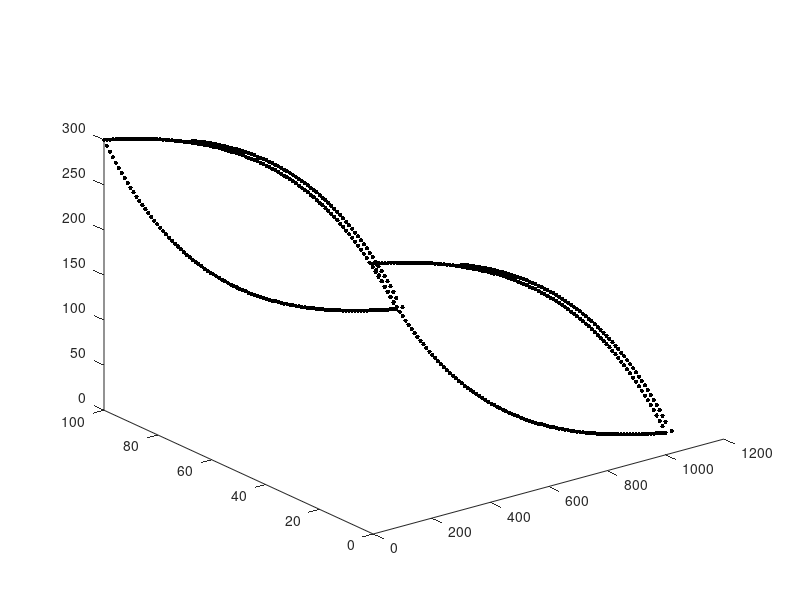

MATLAB code to generate this figure: (Note: this script raises an error after producing the figure.)
%% Here's how the node list is going to be set up:
%  . == basal nodes
%  o == surface nodes
% (xxx) == node # in node list 
%
%       o(2*b+s+1)____
%      /              ____
% (2*b+1)  .(b+1)         ---_____             
%    o____                         --------____   (2*b + 2*s)        
%  ./         ------_________                ----____o
%  1\____                    ___________________    / \. (2*b)
%        \__________                            ---o  /(2*b + s)
%                   -----------____________________\./ (b)
%
%%
clear;clf;
% first: what are you going to call this poly file?
str = 'lense3D_endeb3.poly';

x_nodes = 100;                           % number nodes in X-dir
L = 1000;                                % length of domain in X-dir
x = linspace(0,L,x_nodes);               % X-dir


% simple testing:
% bas = zeros(length(x),1);
% srf = 100*ones(length(x),1);
% srf = srf(2:end-1);
% xsrf = x(2:end-1);

basal = 300*exp(-x/400);            % basal position function
a =  -28.3223;                      % ???
n_basal = 2.37e-03;                 % ???
c = 328.3223;                       % ???
surface = a*exp(n_basal*x)+c;       % surface position function
surface = surface(2:end-1);         % trimming the surface topo
x_surface = x(2:end-1);             % x corresponding to # surface pts.
%% dz determination

debris_start = 300;
debris_thickness = 20;
englacial_debris_start = 350;
englacial_debris_thickness = 10;
debris_thickness = 10;
xmax = max(x);


xdebris = x(x > debris_start);
zdebris = [surface(x_surface > debris_start) basal(end)];

%find the slope of the debris thickness increase
m = debris_thickness/(xmax - debris_start);
dz = m*(xdebris-debris_start+150); %y = mx, equal to thickness of debris on top of surface

zdebris = zdebris + dz; 
debris_end = [debris_thickness+xmax, basal(end)]; %[x, z]

xdebris = [xdebris debris_end(1)+1.1*debris_thickness]; %Make it a bit extra thick at the base by adding 1.5* debris thickness to x value
zdebris = [zdebris debris_end(2)];

glacier_width = 100;                        % width between Y0 / Y1 faces

n_basal = length(basal);        %num basal nodes
n_surface = length(surface);    %num surface nodes
n_debris = length(xdebris);

% useful corner nodes:

b1 = 1;
b2 = n_basal;
b3 = n_basal+1;
b4 = 2*n_basal;

s1 = 2*n_basal + 1;
s2 = 2*n_basal + n_surface;
s3 = 2*n_basal + n_surface + 1;
s4 = 2*n_basal + 2*n_surface;

d1 = 2*n_basal + 2*n_surface + 1;
d2 = 2*n_basal + 2*n_surface + n_debris;
d3 = 2*n_basal + 2*n_surface + n_debris + 1;
d4 = 2*n_basal + 2*n_surface + 2*n_debris;

ds1 = 2*n_basal + n_surface - n_debris + 3;
ds2 = 2*n_basal + 2*n_surface - n_debris + 3;

corners = [b1 b2 b3 b4 s1 s2 s3 s4 d1 d2 d3 d4 ds1 ds2];

%% ---------------------------- NODES ----------------------------------%%
nodes = NaN*ones(n_basal+n_basal+n_surface+n_surface+2*length(zdebris), 4);       % empty node matrix to be filled in

% BASAL nodes: ------------------------------------------------------------
% front side (step one, 1 to b):
for i = 1 : n_basal
    ii = i;
    nodes(i,1) = i;                 % this is the node number
    nodes(i,2) = x(ii);             % x
    nodes(i,3) = glacier_width;     % y, front face
    nodes(i,4) = basal(ii);         % z, basal
end;
% back side: (note the loop counter) (step two, b+1 to 2b)
for i = (n_basal+1) : (2*n_basal)
    ii = i-n_basal;
    nodes(i,1) = i;                 % this is the node number
    nodes(i,2) = x(ii);             % x
    nodes(i,3) = 0;                 % y, back face
    nodes(i,4) = basal(ii);           % z, basal
end;

% SURFACE nodes: ----------------------------------------------------------
% front side: (step 4, 2b+1 to 2b+s)
for i = (2*n_basal) + 1 : (2*n_basal) + n_surface
    ii = i-2*n_basal;
    nodes(i,1) = i;                 % this is the node number
    nodes(i,2) = x_surface(ii);          % x
    nodes(i,3) = glacier_width;                 % y, back face
    nodes(i,4) = surface(ii);           % z, surface
end;
% back side (bounds of loop are written this way for clarity): (step 5,
% 2b+s+1 to 2b+2s)
for i = (2*n_basal + n_surface) + 1 : (2*n_basal + 2*n_surface)
    ii = i-(2*n_basal)-n_surface;
    nodes(i,1) = i;                 % this is the node number
    nodes(i,2) = x_surface(ii);          % x
    nodes(i,3) = 0;                 % y, back face
    nodes(i,4) = surface(ii);           % z, surface
end;

% DEBRIS nodes: ----------------------------------------------------------
% front side:
for i = (2*n_basal + 2*n_surface) + 1 : (2*n_basal + 2*n_surface) + n_debris
    ii = i-2*n_basal-2*n_surface;               %incrementing through this section only
    nodes(i,1) = i;                 % this is the node number
    nodes(i,2) = xdebris(ii);     % x location of this node
    nodes(i,3) = glacier_width;     % y set to glacier width for all nodes
    nodes(i,4) = zdebris(ii);       % z, surface (I think this should be debris surface)
end;
% back side (bounds of loop are written this way for clarity):
for i = (2*n_basal + 2*n_surface + n_debris) + 1 : (2*n_basal + 2*n_surface) + 2*n_debris
    ii = i-(2*n_basal)-2*n_surface-n_debris; % incrementing through this section only
    nodes(i,1) = i;                 % this is the node number
    nodes(i,2) = xdebris(ii);     % x
    nodes(i,3) = 0;                 % y, back face
    nodes(i,4) = zdebris(ii);       % z, surface
end;

% PLOT for sanity check:
plot3(nodes(:,2)  ,nodes(:,3)  ,nodes(:,4),'k.', 'MarkerSize', 10); hold on;

%% ---------------------------- FACETS ---------------------------------%%

% Z0 (basal) --------------------------------------------------------------
% z0 face first: you will have (b-1) quadrilateral faces
z0header = NaN*ones(n_basal-1,3); % 3 numbers make up a header
z0facets = NaN*ones(n_basal-1,5); % 1 number saying the number of nodes we'll have
                            % and 4 nodes comprising the actual facet
flag = 16;                  % Z0 flag;
                

for f = 1 : n_basal-1
                             % Here's what the header means:
    z0header(f,1) = 1;       % "1 facet follows this header"
    z0header(f,2) = 0;       % "with 0 attributes"?
    z0header(f,3) = flag;    % "and this (Z0 = 16) flag"

    z0facets(f,1) = 4;      % # of points to follow (4, it's a quadrilateral)
                            % "listed in this order" (follows right-hand
                            % rule, normal vector OUTWARD):
    z0facets(f,2) = f+1;             %   b+f----b+f+1
    z0facets(f,3) = f;               %   |   Z0   |
    z0facets(f,4) = f+n_basal;       %   |        |
    z0facets(f,5) = f+1+n_basal;     %   f------f+1
end;

% Z1 ice (surface) ------------------------------------------------------------
% z1 face next: you will have (s-1) + 1 (left side) + 1 (right side) quadrilateral faces
z1header = NaN*ones(1 + n_surface-1 + 1 ,3); % 3 numbers make up a header
z1facets = NaN*ones(1 + n_surface-1 + 1 ,4); % 1 number saying the number of nodes we'll have
                            % and 4 nodes comprising the actual facet
flag = 32;                  % Z1 flag;

% start w/ left side
z1header(1,1) = 1;
z1header(1,2) = 0;
z1header(1,3) = flag;

z1facets(1,1) = 4;                          %  (b+1)     (2b+s+1)
z1facets(1,2) = 1;                            %  ._________o
z1facets(1,3) = 2*n_basal + 1;                %  |         |
z1facets(1,4) = 2*n_basal + n_surface + 1;    %  |(1)      |
z1facets(1,5) = n_basal + 1;                  %  ._________o (2b+1)

counter = 2; % start after the first facet listed above

% loop over surface
for f = (2*n_basal + 1) : (2*n_basal + n_surface) - 1
    
                             % Here's what the header means:
    z1header(counter,1) = 1;       % "1 facet follows this header"
    z1header(counter,2) = 0;       % "with 0 attributes"?
    if (f >= ds1)
        flag = 0;
    end
    z1header(counter,3) = flag;    % "and this (Z0 = 16) flag"


    z1facets(counter,1) = 4;      % # of points to follow 
                            % "listed in this order" (follows right-hand
                            % rule, normal vector OUTWARD):
    z1facets(counter,2) = f;                %   f+s----f+s+1
    z1facets(counter,3) = f+1;              %   |        |
    z1facets(counter,4) = f+n_surface+1;    %   |        |
    z1facets(counter,5) = f+n_surface;      %   f------f+1
    
    counter = counter + 1;
end;

% end w/ right side
z1header(end,1) = 1;
z1header(end,2) = 0;
z1header(end,3) = 0;

z1facets(end,1) = 4;                            %  (2b+2s)   (2b)
z1facets(end,2) = n_basal;                      %  o_________.
z1facets(end,3) = 2*n_basal;                    %  |         |
z1facets(end,4) = 2*n_basal + 2*n_surface;      %  |(2b+s)   |
z1facets(end,5) = 2*n_basal + n_surface;        %  o_________. (b)

% Z1 debris (surface) ------------------------------------------------------------
% z1 face next: you will have (s-1) + 1 (left side) + 1 (right side) quadrilateral faces
z1debris_header = NaN*ones(1 + n_debris  ,3); % 3 numbers make up a header
z1debris_facets = NaN*ones(1 + n_debris  ,4); % 1 number saying the number of nodes we'll have
                            % and 4 nodes comprising the actual facet
flag = 32;                  % Z1 flag;

% start w/ left side
z1debris_header(1,1) = 1;
z1debris_header(1,2) = 0;
z1debris_header(1,3) = flag;

z1debris_facets(1,1) = 4;                          
z1debris_facets(1,2) = ds1-1;                         
z1debris_facets(1,3) = d1;                
z1debris_facets(1,4) = d3;   
z1debris_facets(1,5) = ds2-1;                 

counter = 2; % start after the first facet listed above

% loop over surface
for f = d1 : d2 - 1
    
                             % Here's what the header means:
    z1debris_header(counter,1) = 1;       % "1 facet follows this header"
    z1debris_header(counter,2) = 0;       % "with 0 attributes"?
    z1debris_header(counter,3) = flag;    % "and this (Z0 = 32) flag"


    z1debris_facets(counter,1) = 4;      % # of points to follow 
                            % "listed in this order" (follows right-hand
                            % rule, normal vector OUTWARD):
    z1debris_facets(counter,2) = f;                %   f+s----f+s+1
    z1debris_facets(counter,3) = f+1;              %   |        |
    z1debris_facets(counter,4) = f+n_debris+1;     %   |        |
    z1debris_facets(counter,5) = f+n_debris;       %   f------f+1
    
    counter = counter + 1;
end;

% last facet tucks under, connecting last debris node to last basal ice
% mode
flag = 16;
z1debris_header(end,1) = 1;
z1debris_header(end,2) = 0;
z1debris_header(end,3) = flag;

z1debris_facets(end,1) = 4;                          
z1debris_facets(end,2) = d4;                         
z1debris_facets(end,3) = d2;                
z1debris_facets(end,4) = b2;   
z1debris_facets(end,5) = b4;

% Y0 (front side) ---------------------------------------------------------
% on the front side you'll have (s-1) quadrilateral elements and (2)
% triangular elements (on the left and right sides -- deal w/ those last)
y0header = NaN*ones(n_surface-1,3); % 3 numbers make up a header
y0facets = NaN*ones(n_surface-1,5); % 1 number saying the number of nodes we'll have
                            % and 4 nodes comprising the actual facet
flag = 4;                   % Y0 flag;


% this is a really important array: 
%   the 1st column are front basal node numbers excluding the ends
%   the 2nd column are front surface node numbers:
indices = [[2:n_basal-1]' [2*n_basal+1:2*n_basal+n_surface]']; % call it I in the pic below

for f = 1 : n_surface-1
    y0header(f,1) = 1;
    y0header(f,2) = 0;
    y0header(f,3) = flag;

    y0facets(f,1) = 4;                   %  I(f,2)   I(f+1,2)
    y0facets(f,2) = indices(f,1);        %  o_________o
    y0facets(f,3) = indices(f+1,1);      %  |         |
    y0facets(f,4) = indices(f+1,2);      %  |I(f,1)   |
    y0facets(f,5) = indices(f,2);        %  ._________. I(f+1,1)
end

% Y1 (back side) ;) -------------------------------------------------------
% on the back side you'll have (s-1) quadrilateral elements and (2)
% triangular elements (on the left and right sides -- deal w/ those last)
y1header = NaN*ones(n_surface-1,3); % 3 numbers make up a header
y1facets = NaN*ones(n_surface-1,5); % 1 number saying the number of nodes we'll have
                            % and 4 nodes comprising the actual facet
flag = 8;                   % Y1 flag;


% this is a really important array: 
%   the 1st column are front basal node numbers excluding the ends
%   the 2nd column are front surface node numbers: (should maybe say "back"
%   not "front"?
indices = [[n_basal+2:n_basal+n_basal-1]' [2*n_basal+n_surface+1:2*n_basal+2*n_surface]']; % call it I in the pic below

for f = 1 : n_surface-1
    y1header(f,1) = 1;
    y1header(f,2) = 0;
    y1header(f,3) = flag;               % Note that outward normal is INTO
                                        % page for this order:
    y1facets(f,1) = 4;                  %  I(f,2)   I(f+1,2)
    y1facets(f,2) = indices(f+1,1);     %  o_________o
    y1facets(f,3) = indices(f,1);       %  |         |
    y1facets(f,4) = indices(f,2);       %  |I(f,1)   |
    y1facets(f,5) = indices(f+1,2);     %  ._________. I(f+1,1)
end

% Y0 / Y1 TRIANGULAR FACETS ON LEFT AND RIGHT SIDE ------------------------
% there are 4 of these

yTRIhead = NaN*ones(4,3);
yTRIface = NaN*ones(4,4); % now we have 3 pts defining a facet, so 4 cols

% Y0 (front) triangles
flag = 4;

% left:
yTRIhead(1,:) = [1 0 flag];
yTRIface(1,:) = [3      1       2       (2*n_basal+1)];    
% right:
yTRIhead(2,:) = [1 0 flag];
yTRIface(2,:) = [3      (n_basal-1)   n_basal       (2*n_basal+n_surface)];      

% Y1 (back) triangles 
flag = 8;

% left:
yTRIhead(3,:) = [1 0 flag];
yTRIface(3,:) = [3      (n_basal+2)   (n_basal+1)   (2*n_basal+n_surface+1)];    
% right:
yTRIhead(4,:) = [1 0 flag];
yTRIface(4,:) = [3      (2*n_basal)   (2*n_basal-1) (2*n_basal+2*n_surface)];

% %% DEBRIS FACETS interior        ------------------------------------------
% 
deb_englacial_header = NaN*ones(2,3); 

deb_englacial_facets = NaN*ones(2,5);

%find the intersecting points for the interior debris layer
%I mixed up Y and Z again. should probably fix and propagate through
surf_left_x = x_surface(x_surface > englacial_debris_start);
surf_left_y = surface(x_surface > englacial_debris_start);
surf_left_x = surf_left_x(1);
surf_left_y = surf_left_y(1);
n_surf_lefta = getNode(nodes,surf_left_x,0,surf_left_y);
n_surf_leftb = getNode(nodes,surf_left_x,100,surf_left_y);


surf_right_x = x_surface(x_surface > englacial_debris_start + englacial_debris_thickness);
surf_right_y = surface(x_surface > englacial_debris_start + englacial_debris_thickness);
surf_right_x = surf_right_x(1);
surf_right_y = surf_right_y(1);
n_surf_righta = getNode(nodes,surf_right_x,0,surf_right_y);
n_surf_rightb = getNode(nodes,surf_right_x,100,surf_right_y);


basal_left_x = x(x>debris_start);
basal_left_y = basal(x>debris_start);
basal_left_x = basal_left_x(1);
basal_left_y = basal_left_y(1);
n_basal_lefta = getNode(nodes,basal_left_x,0,basal_left_y);
n_basal_leftb = getNode(nodes,basal_left_x,100,basal_left_y);


basal_right_x = x(x>debris_start+englacial_debris_thickness);
basal_right_y = basal(x>debris_start+englacial_debris_thickness);
basal_right_x = basal_right_x(1);
basal_right_y = basal_right_y(1);
n_basal_righta = getNode(nodes,basal_right_x,0,basal_right_y);
n_basal_rightb = getNode(nodes,basal_right_x,100,basal_right_y);

% there are only 2 facets for an inner debris band going all the way
% through the glacier (top-to-bottom)

% left:
nd = 45;

deb_englacial_header(1,:) = [1 0 0]; % there is no boundary flag for an internal facet

%deb_englacial_facets(1,:) = [4 n_basal_lefta n_basal_leftb n_surf_leftb n_surf_lefta];
deb_englacial_facets(1,:) = [4 y0facets(nd,2) y0facets(nd,5) y1facets(nd,4) y1facets(nd,3)];


% right:

deb_englacial_header(2,:) = [1 0 0]; % there is no boundary flag for an internal facet

%deb_englacial_facets(2,:) = [4 n_basal_righta n_basal_rightb  n_surf_rightb n_surf_righta];
deb_englacial_facets(2,:) = [4 y0facets(nd,3) y0facets(nd,4) y1facets(nd,5) y1facets(nd,2)];


%Add to plot of debris nodes
x_intersects = [basal_left_x,basal_right_x,surf_left_x,surf_right_x];
y_intersects = [basal_left_y,basal_right_y,surf_left_y,surf_right_y];
plot3(x_intersects, [0 0 0 0]  ,y_intersects,'ro'); hold on;
plot3(x_intersects, [100 100 100 100], y_intersects,'ro'); hold on;

%% DEBRIS FACETS left / right side ----------------------------------------

% Y0D (front debris side) -------------------------------------------------
% on the front side you'll have (d-1) quadrilateral elements and (2)
% triangular elements (on the left and right sides -- deal w/ those last)
flag = 4;                   % Y0 flag;

% this is a really important array: 
%   the 1st column are front surface nodes excluding those before the
%   debris and at the ends
%   the 2nd column are the debris surface nodes excluding the start and the
%   end?
surf_indices = [(ds1:s2) b2]; %+1 for indexing, +1 to skip the first
debris_indices = [d1:d2-1]; %+1 for indexing, +1 to skip the first 

indices = [surf_indices' debris_indices']; % call it I in the pic below

%preallocate
y0header_debris = NaN*ones(length(indices)-1,3);
y0facets_debris = NaN*ones(length(indices)-1,5);

% Debris Y0
for f = 1 : length(indices)-1
    y0header_debris(f,1) = 1;
    y0header_debris(f,2) = 0;
    y0header_debris(f,3) = flag;

    y0facets_debris(f,1) = 4;                   %  I(f,2)   I(f+1,2)
    y0facets_debris(f,2) = indices(f,1);        %  o_________o
    y0facets_debris(f,3) = indices(f,2);      %  |         |
    y0facets_debris(f,4) = indices(f+1,2);      %  |I(f,1)   |
    y0facets_debris(f,5) = indices(f+1,1);        %  ._________. I(f+1,1)
end


% Y1D (back debris side) -------------------------------------------------
% on the front side you'll have (d-1) quadrilateral elements and (2)
% triangular elements (on the left and right sides -- deal w/ those last)
flag = 8;                   % Y1 flag;


% this is a really important array: 
%   the 1st column are front surface nodes excluding those before the
%   debris and at the ends
%   the 2nd column are the debris surface nodes excluding the start and the
%   end?

surf_indices = [(ds2:s4) b4];
debris_indices = [d3:d4-1];

indices = [surf_indices' debris_indices']; % call it I in the pic below

%preallocate
y1header_debris = zeros(length(indices)-1,3);
y1facets_debris = zeros(length(indices)-1,5);

% Debris Y0
for f = 1 : length(indices)-1
    y1header_debris(f,1) = 1;
    y1header_debris(f,2) = 0;
    y1header_debris(f,3) = flag;

    y1facets_debris(f,1) = 4;                   %  I(f,2)   I(f+1,2)
    y1facets_debris(f,2) = indices(f,1);        %  o_________o
    y1facets_debris(f,3) = indices(f+1,1);      %  |         |
    y1facets_debris(f,4) = indices(f+1,2);      %  |I(f,1)   |
    y1facets_debris(f,5) = indices(f,2);        %  ._________. I(f+1,1)
end

%% Figure out debris layer triangular facets

% Y0D / Y1D TRIANGULAR FACETS ON LEFT AND RIGHT SIDE ----------------------
% there are 4 of these

yTRIhead_debris = NaN*ones(4,3);
yTRIface_debris = NaN*ones(4,4); % now we have 3 pts defining a facet, so 4 cols

% Y0 (front) triangles
flag = 4;

% left:
yTRIhead_debris(1,:) = [1 0 flag];
yTRIface_debris(1,:) = [3 d1 ds1 ds1-1]; %not sure what the first numbers are here
% right:
yTRIhead_debris(2,:) = [1 0 flag];
yTRIface_debris(2,:) = [3 b2 d2-1 d2]; %what does the 3 mean

% Y1 (back) triangles 
flag = 8;

% left:
yTRIhead_debris(3,:) = [1 0 flag];
yTRIface_debris(3,:) = [3 d3 ds2-1 ds2];    
% right:
yTRIhead_debris(4,:) = [1 0 flag];
yTRIface_debris(4,:) = [3 d4 d4-1 b4];

%% BECAUSE C++ / TETGEN LIBRARY NUMBER EVERYTHING STARTING FROM 0, WE 
%  SUBTRACT 1 EVERYWHERE.

% concatenate all the header / facet lists for QUADRILATERAL ELEMENTS:
header4 = [z0header;
          z1header;
          z1debris_header;
          y0header;
          y1header;
          y0header_debris;
          y1header_debris;
          deb_englacial_header];
      
facets4 = [z0facets;
          z1facets;
          z1debris_facets;
          y0facets;
          y1facets;
          y0facets_debris;
          y1facets_debris;
          deb_englacial_facets]; %

tri_facets = [yTRIface;
              yTRIface_debris];
          
tri_headers = [yTRIhead;
               yTRIhead_debris];

      
% now subtract 1 from the node list:
nodes(:,1) = nodes(:,1) - 1;
% now subtract 1 from the facets4 and yTRIface and yTRIface_debris lists:
facets4 (:,2:5) = facets4 (:,2:5) - 1;
tri_facets(:,2:4) = tri_facets(:,2:4) - 1;


%% NOW WE WRITE TO FILE
format short g
fid = fopen(str,'w');

% node header:
fmt    = '%d %d %d %d\n';
header = [length(nodes) 3   0   0];
fprintf(fid, fmt, header);

% write nodes:
fmt    = '%d %f %f %f\n';
for n = 1:length(nodes)
    fprintf(fid, fmt, nodes(n,:));
end;

% facet header:
n_facets = length(header4) + length(tri_headers); %why are we counting facets by headers
header = [n_facets 1];
fmt    = '%d %d\n';
fprintf(fid, fmt, header);

% write quadrilateral facets 
% (alternate header and facet row by row)
n_quads = length(header4);
fmthead  = '%d %d %d\n';
fmtfacet = '%d %d %d %d %d\n';
for n = 1:n_quads
    fprintf(fid, fmthead , header4(n,:));
    fprintf(fid, fmtfacet, facets4(n,:));
end;

% same for triangular elements:
n_tris = length(tri_headers);
fmtfacet = '%d %d %d %d\n';
for n = 1:n_tris
    fprintf(fid, fmthead , tri_headers(n,:));
    fprintf(fid, fmtfacet, tri_facets(n,:));
end;

% our mesh has 0 holes:
fprintf(fid, '%d\n', 0);

% number of regions?
REGIONS = 2; % ICE --- ROCK --- ICE
fprintf(fid, '%d\n', REGIONS);

% region description:
%         [region #     x0        y0                z0      nmat    maximum elem. size]
regions = [0            mean(x)   glacier_width/2   100     0           1e9;
           1            mean(x)   glacier_width/2   240     1           1e9];

fmt = '%d %f %f %f %d %f\n';
for n = 1:REGIONS
    fprintf(fid,fmt,regions(n,:));
end;
fclose(fid);
